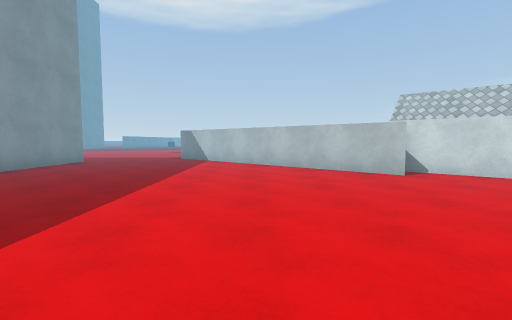
[1] (above)

21 first-person views from a walk through a scene from a Unity 3-D project. The camera is 1.3 m above the floor, tilts 4° down and sees 85° across. The floor is counted in squares, 2 m on a side. Each view is taken from the middle of a square. On the plan, view 1 faces up. The plan holds only what a view shows up to about 9 squares ahead; the rest is blank. The place goes on beyond the plan. The player character is not drawn. Surface patterns are stand-ins for the level's own textures.

[2]
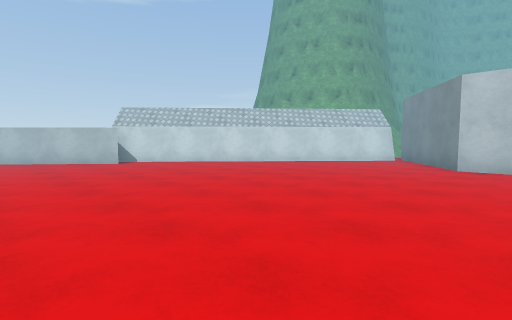

[3]
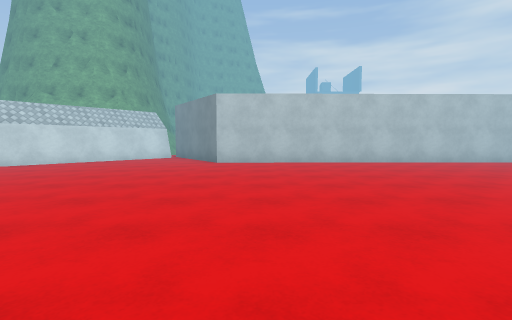

[4]
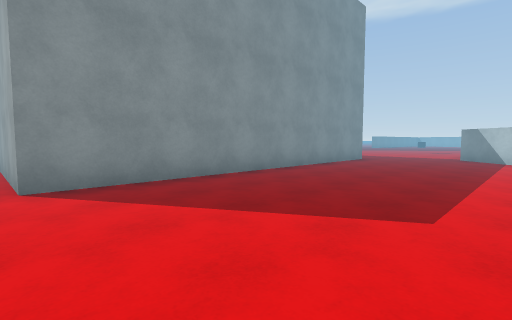

[5]
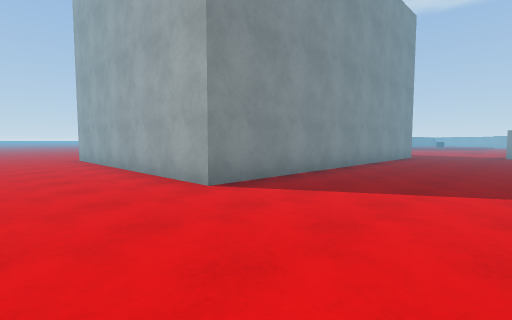

[6]
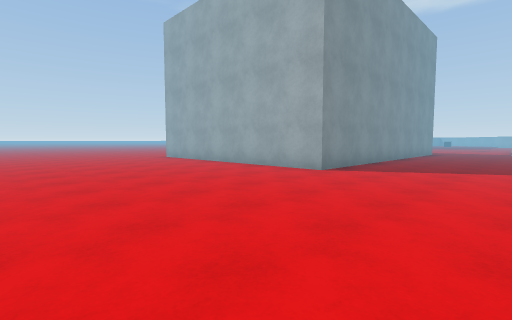

[7]
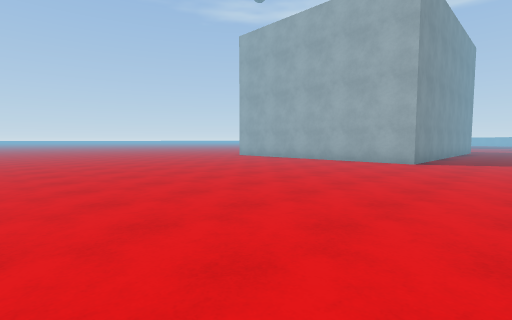

[8]
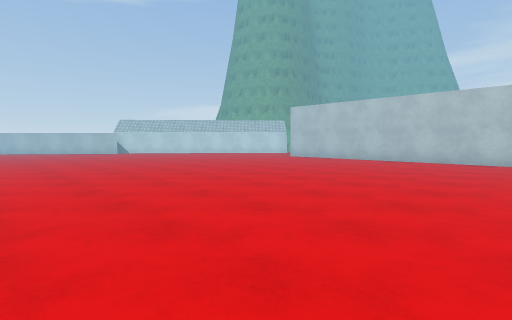

[9]
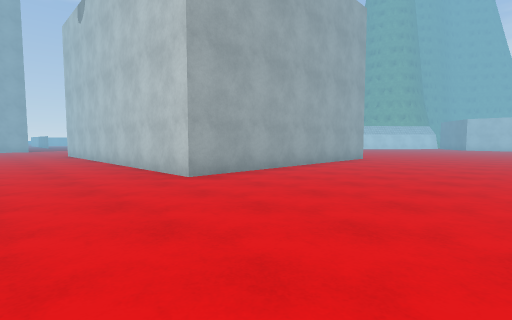

[10]
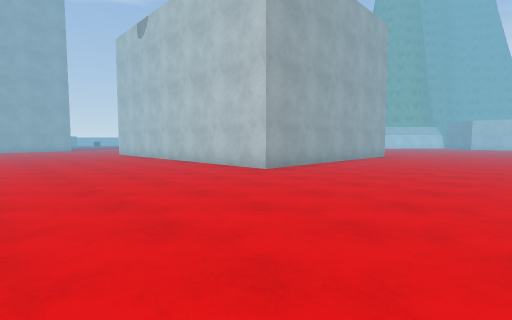

[11]
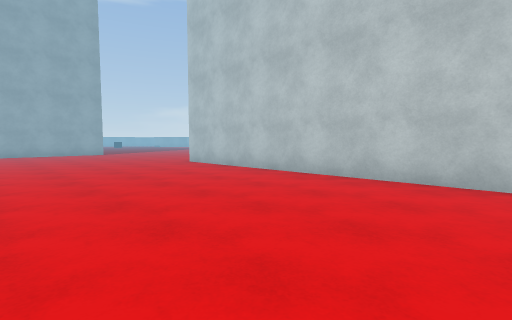

[12]
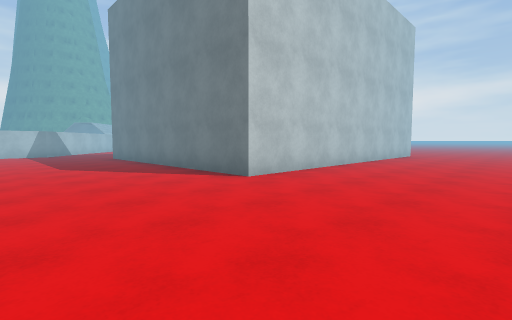

[13]
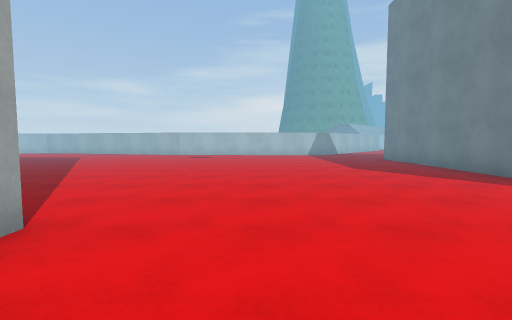

[14]
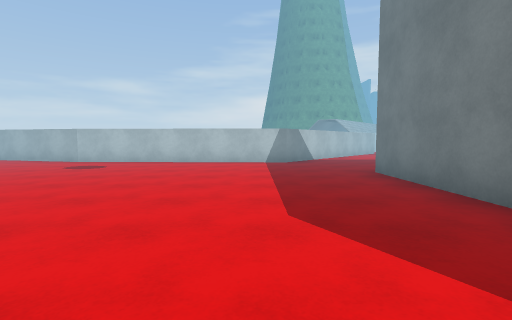

[15]
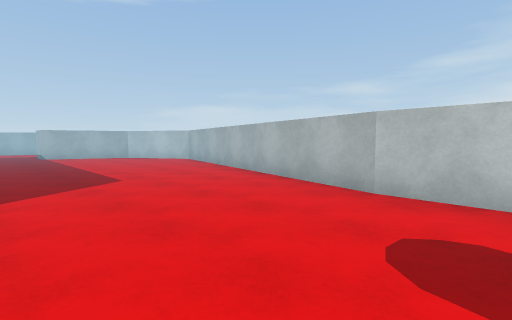

[16]
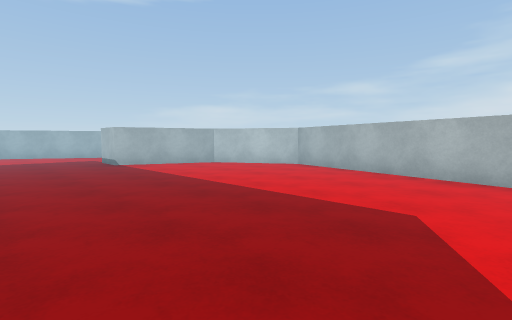

[17]
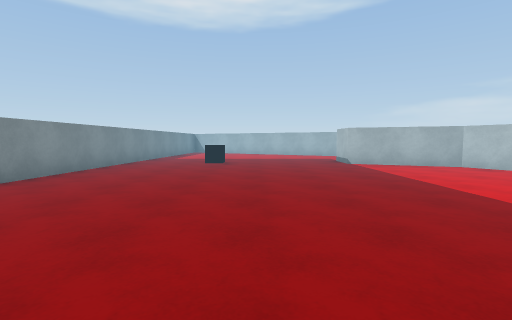

[18]
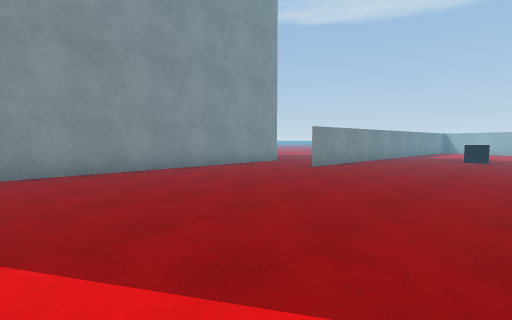

[19]
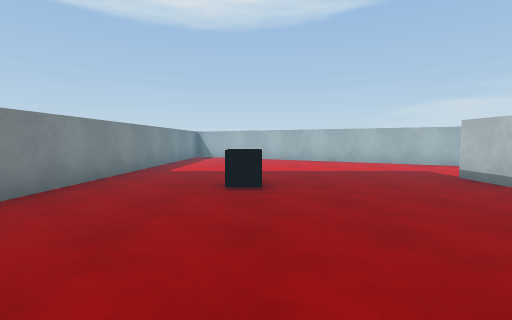

[20]
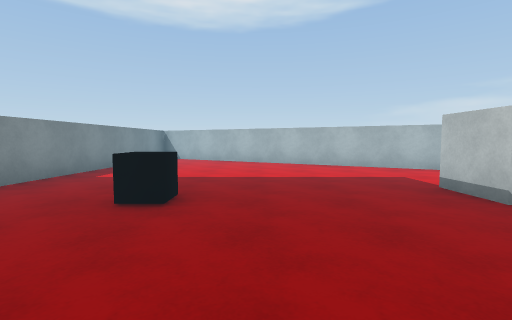

[21]
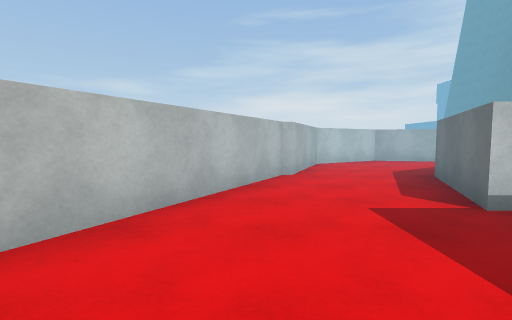

### Floor plan
Points are (right, up) in squares from view 1. A wall is a line through its corners. A room is listed if a view was taken in it or the views show most of it. See-through windows are left out.
Room 1 (views 1, 2, 3, 4, 5, 6, 7, 8, 9, 10, 11, 12, 13, 14, 15, 16, 17, 18, 19, 20, 21)
walls: (-5.3, 8.5) (-5.3, -0.7) (-12.4, -0.7) (-12.4, 8.5) (-5.3, 8.5); (2.8, 5.1) (-2.7, 10.1) (-2.6, 16.4); (-2.6, 16.3) (-0.7, 23.7) (-2, 25.8) (-4.4, 26.8) (-4.4, 27.9) (-1.9, 26.7); (9.5, 0.3) (3, 6.1); (-13, 22.4) (-13, 17.1); (1.5, 24.4) (2, 26.2) (0.7, 28.3) (-1.7, 29.3); (7.3, -9.6) (7.1, -1.9) (9.9, 0); (-1.7, 29.4) (-8.2, 33); (-10.4, 33) (-10.9, 22.8)
ways out: opening at (-12, 23.5)
objects: other object (-8, 27)

Positions as (right, up) in squares from view 1, and headings:
1: (0, 0), facing up
2: (0, -3), facing up-right
3: (-1, -3), facing right
4: (-1, -1), facing up-left
5: (-2, -3), facing up-left
6: (-2, -6), facing up-left
7: (-3, -9), facing up-left
8: (-2, -9), facing up-right
9: (-15, -5), facing up-right
10: (-17, -5), facing up-right
11: (-17, 1), facing up-right
12: (-16, 12), facing down-right
13: (-15, 13), facing right
14: (-11, 11), facing right
15: (-6, 15), facing up-right
16: (-7, 19), facing up-right
17: (-7, 19), facing up
18: (-7, 17), facing up-left
19: (-8, 23), facing up
20: (-7, 24), facing up
21: (-7, 30), facing right
